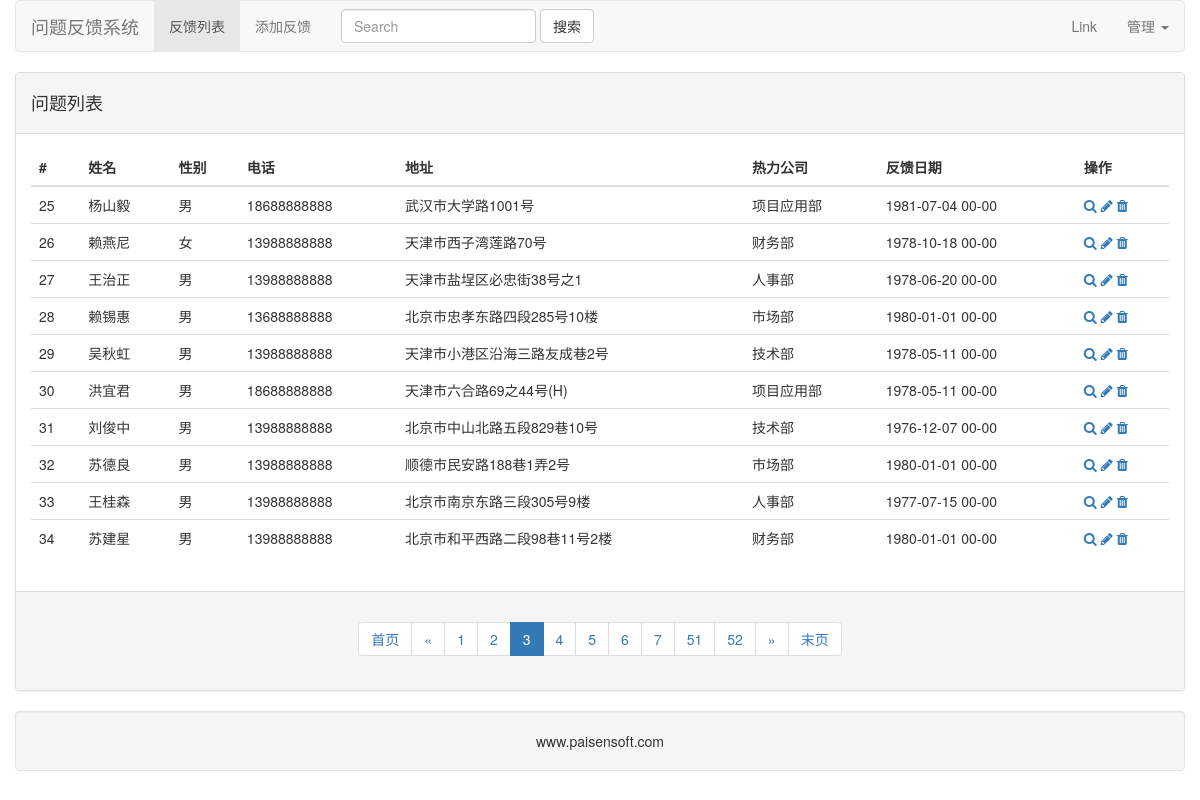
Page /admin/list/3/ on the committed database.
### feedback/models.py (models this page shows, shortened)
class Employee(db.Model):
    __tablename__ = 'employee'
    id = db.Column(db.Integer, primary_key=True)
    name = db.Column(db.String)
    gender = db.Column(db.String)
    mobile = db.Column(db.String)
    address = db.Column(db.String)
    text = db.Column(db.Text)
    c_time = db.Column(db.DateTime)
    departmentid = db.Column(db.Integer, db.ForeignKey('department.id'))
    department = db.relationship('Department', backref=db.backref('employees', lazy='dynamic'))

class Department(db.Model):
    __tablename__ = 'department'
    id = db.Column(db.Integer, primary_key=True)
    name = db.Column(db.String)

### feedback/views.py (the view, shortened to what this page needs)
class FeedbackList(MethodView):
    def get(self,page=1):
        form = Employee.query.paginate(page,per_page=10)
        return render_template('feedback_list.html',form=form)

### templates/feedback_list.html
{% extends 'base.html' %}
{% import 'helper.html' as helper %}
{% block main_context %}
    <div class="row">
    <div class="panel panel-default">
    <div class="panel-heading">
        <h4>问题列表</h4>
    </div>
        <div class="panel-body">
            <table class="table table-hover">
                <thead>
                <tr>
                    <th>#</th>
                    <th>姓名</th>
                    <th>性别</th>
                    <th>电话</th>
                    <th>地址</th>
                    <th>热力公司</th>
                    <th>反馈日期</th>
                    <th>操作</th>
                </tr>
                </thead>
                <tbody>
                {% for emp in form.items %}
                <tr>
                    <td>{{ emp.id }}</td>
                    <td>{{ emp.name }}</td>
                    <td>{{ emp.gender }}</td>
                    <td>{{ emp.mobile }}</td>
                    <td>{{ emp.address }}</td>
                    <td>{{ emp.department.name }}</td>
                    <td>{{ emp.c_time.strftime('%Y-%m-%d %H-%M') }}</td>
                    <td>
                        <a href=""><i class="fa fa-search"></i></a>
                        <a href="{{ url_for('admin.edit',id=emp.id) }}"><i class="fa fa-pencil"></i></a>
                        <a href="{{ url_for('admin.del',id=emp.id) }}"><i class="fa fa-trash"></i></a>
                    </td>
                </tr>
                {% endfor %}
                </tbody>
            </table>
        </div>
    <div class="panel-footer">
        {{ helper.render_paginate(form,'admin.emplist') }}
    </div>
    </div>
    </div>
{% endblock %}

### rows in the picture
Employee: id "25", name "杨山毅", gender "男", mobile "18688888888", address "武汉市大学路1001号", department.name "项目应用部", c_time "1981-07-04 00-00"
Employee: id "26", name "赖燕尼", gender "女", mobile "13988888888", address "天津市西子湾莲路70号", department.name "财务部", c_time "1978-10-18 00-00"
Employee: id "27", name "王治正", gender "男", mobile "13988888888", address "天津市盐埕区必忠街38号之1", department.name "人事部", c_time "1978-06-20 00-00"
Employee: id "28", name "赖锡惠", gender "男", mobile "13688888888", address "北京市忠孝东路四段285号10楼", department.name "市场部", c_time "1980-01-01 00-00"
Employee: id "29", name "吴秋虹", gender "男", mobile "13988888888", address "天津市小港区沿海三路友成巷2号", department.name "技术部", c_time "1978-05-11 00-00"
Employee: id "30", name "洪宜君", gender "男", mobile "18688888888", address "天津市六合路69之44号(H)", department.name "项目应用部", c_time "1978-05-11 00-00"
Employee: id "31", name "刘俊中", gender "男", mobile "13988888888", address "北京市中山北路五段829巷10号", department.name "技术部", c_time "1976-12-07 00-00"
Employee: id "32", name "苏德良", gender "男", mobile "13988888888", address "顺德市民安路188巷1弄2号", department.name "市场部", c_time "1980-01-01 00-00"
Employee: id "33", name "王桂森", gender "男", mobile "13988888888", address "北京市南京东路三段305号9楼", department.name "人事部", c_time "1977-07-15 00-00"
Employee: id "34", name "苏建星", gender "男", mobile "13988888888", address "北京市和平西路二段98巷11号2楼", department.name "财务部", c_time "1980-01-01 00-00"

### other values in the picture
{{ page }} "1" "2" "4" "5" "6" "7" "51" "52"
{{ page }} "3"
